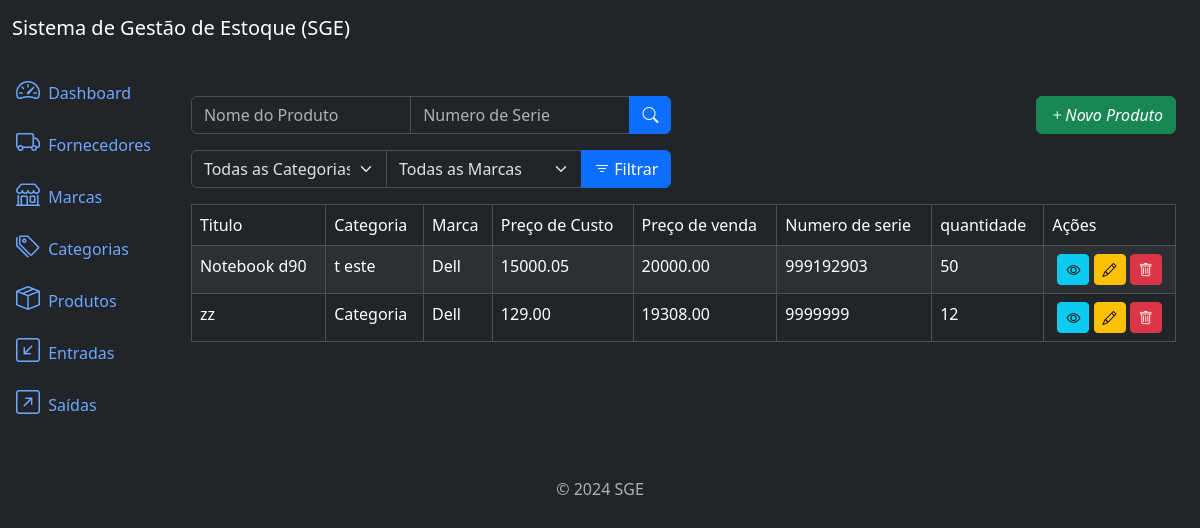
The app's page /product/list/, older data.
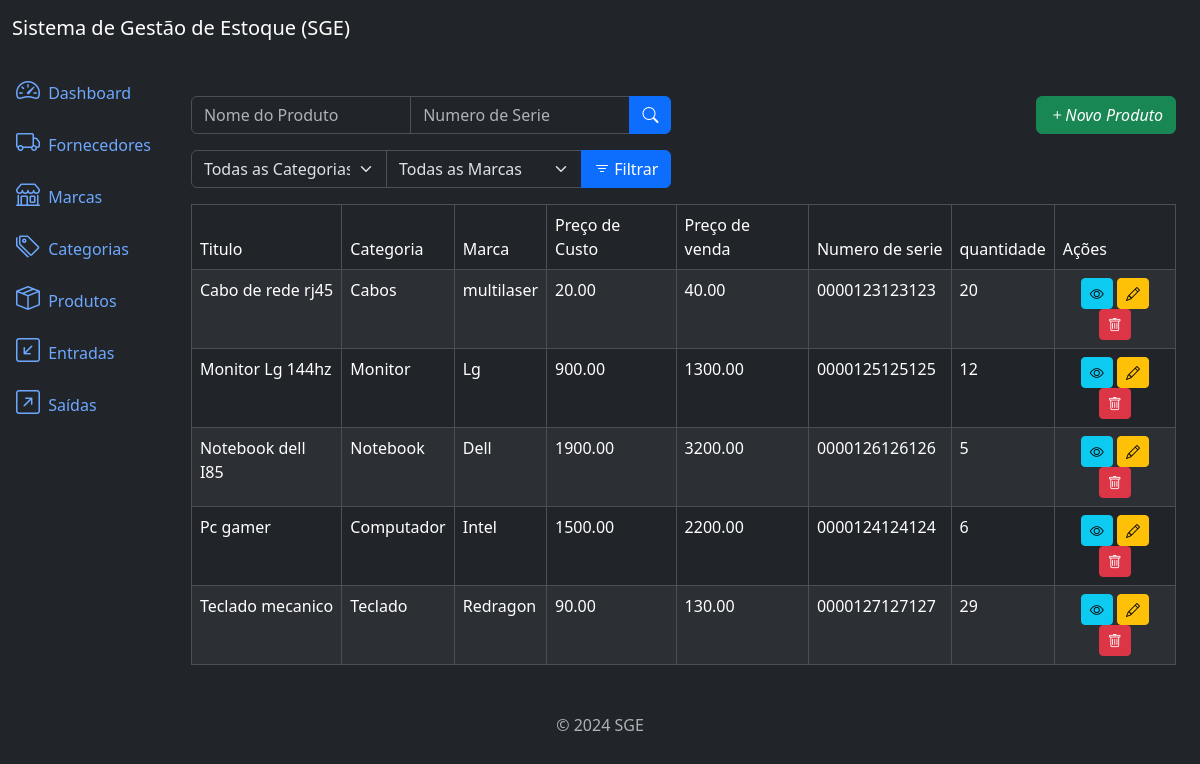
The same page, newer data.
### products/models.py (models this page shows, shortened)
class Product(models.Model):
    title = models.CharField(max_length=500)
    category = models.ForeignKey(
        Category, on_delete=models.PROTECT, related_name='products'
    )
    brand = models.ForeignKey(
        Brand, on_delete=models.PROTECT, related_name='brand'
    )
    description = models.TextField(null=True, blank=True)
    serie_number = models.CharField(max_length=200, null=True, blank=True)
    cost_price = models.DecimalField(max_digits=20, decimal_places=2)
    selling_price = models.DecimalField(max_digits=20, decimal_places=2)
    quantity = models.IntegerField(default=0)
    created_at = models.DateTimeField(auto_now_add=True)
    updated_at = models.DateTimeField(auto_now=True)
    class Meta:
        ordering = ['title']

### categories/models.py (models this page shows)
class Category(models.Model):
    name = models.CharField(max_length=500)
    description = models.TextField(null=True, blank=True)
    created_at = models.DateTimeField(auto_now_add=True)
    updated_at = models.DateTimeField(auto_now=True)
    class Meta:
        ordering = ['name']
    def __str__(self) -> str:
        return self.name

### brands/models.py (models this page shows)
class Brand(models.Model):
    name = models.CharField(max_length=500)
    description = models.TextField(null=True, blank=True)
    created_at = models.DateTimeField(auto_now_add=True)
    updated_at = models.DateTimeField(auto_now=True)
    class Meta:
        ordering = ['name']
    def __str__(self) -> str:
        return self.name

### products/views.py (the view)
class ProductLIstView(ListView):
    model = Product
    template_name = 'product_list.html'
    context_object_name = 'products'
    def get_queryset(self):
        title = self.request.GET.get('title')
        serie_number = self.request.GET.get('serie_number')
        brand = self.request.GET.get('brand')
        category = self.request.GET.get('category')
        queryset = super().get_queryset()
        if title:
            queryset = queryset.filter(title__icontains=title)
        if serie_number:
            queryset = queryset.filter(
                serie_number__icontains=serie_number
            )
        if brand:
            queryset = queryset.filter(brand_id=brand)
        if category:
            queryset = queryset.filter(category_id=category)
        return queryset
    def get_context_data(self, **kwargs):
        context = super().get_context_data(**kwargs)
        context["categories"] = Category.objects.all()
        context["brands"] = Brand.objects.all()
        return context

### products/templates/product_list.html (shortened to what this page needs)
{% extends "base.html" %}
{% block content %}
    <div class="row mb-3">
        <div class="col-md-8 col-lg-6">
            <form action="" methd="get">
                <div class="input-group">
                    <input type="text" aria-label="Product" class="form-control" name="title" placeholder="Nome do Produto" value={{request.GET.title}}>
                    <input type="text" aria-label="Serial Number" class="form-control" name="serie_number" placeholder="Numero de Serie" value={{request.GET.serie_number}}>
                    <button type="submit" class="btn btn-primary">
                        <i class="bi bi-search"></i>
                    </button>
                  </div>
            </form>
        </div>
        <div class="col-md-4 col-lg-6">
            <a href="{% url "product_create" %}" class="btn btn-success float-end">
                <i class="bi bi-plus">Novo Produto</i>
            </a>
        </div>
    </div>
    <div class="row mb-3">
        <div class="col-md-6">
            <form action="" method="get">
                <div class="input-group">
                    <select name="category" id="" class="form-select">
                        <option value="" {% if not request.GET.category %} selected {% endif %}>Todas as Categorias</option>
                    </select>
                    <select name="brand" id="" class="form-select">
                        <option value="" {% if not request.GET.brand %} selected {% endif %}>Todas as Marcas</option>
                    </select>
                    <button type="submit" class="btn btn-primary">
                        <i class="bi bi-filter"></i> Filtrar
                    </button>
                </div>
            </form>
        </div>
    </div>
    <div class="table-responsive">
        <table class="table table-striped table-bordered">
            <thead class="thead-dark">
                <tr>
                    <td>Titulo</td>
                    <td>Categoria</td>
                    <td>Marca</td>
                    <td>Preço de Custo</td>
                    <td>Preço de venda</td>
                    <td>Numero de serie</td>
                    <td>quantidade</td>
                    <td>Ações</td>
                </tr>
            </thead>
            <tbody>
                {% for product in products %}
                        <td>{{product.title}}</td>
                        <td>{{product.category}}</td>
                        <td>{{product.brand}}</td>
                        <td>{{product.cost_price}}</td>
                        <td>{{product.selling_price}}</td>
                        <td>{{product.serie_number}}</td>
                        <td>{{product.quantity}}</td>
                        <td class="text-center">
                            <a href="{% url "product_detail" product.pk%}" class="btn btn-info btn-sm">
                                <i class="bi bi-eye"></i>
                            </a>
                            <a href="{% url "product_update" product.pk%}" class="btn btn-warning btn-sm">
                                <i class="bi bi-pencil"></i>
                            </a>
                            <a href="{% url "product_delete" product.pk%}" class="btn btn-danger btn-sm">
                                <i class="bi bi-trash"></i>
                            </a>
                        </td>
                {% endfor %}
            </tbody>
        </table>
    </div>
{% endblock content %}

Row changes from the older to the newer data that the page shows:
removed Product: title "Notebook d90", category "t este", brand "Dell", cost_price "15000.05", selling_price "20000.00", serie_number "999192903", quantity "50"
removed Product: title "zz", category "Categoria", brand "Dell", cost_price "129.00", selling_price "19308.00", serie_number "9999999", quantity "12"
added Product: title "Cabo de rede rj45", category "Cabos", brand "multilaser", cost_price "20.00", selling_price "40.00", serie_number "0000123123123", quantity "20"
added Product: title "Monitor Lg 144hz", category "Monitor", brand "Lg", cost_price "900.00", selling_price "1300.00", serie_number "0000125125125", quantity "12"
added Product: title "Notebook dell I85", category "Notebook", brand "Dell", cost_price "1900.00", selling_price "3200.00", serie_number "0000126126126", quantity "5"
added Product: title "Pc gamer", category "Computador", brand "Intel", cost_price "1500.00", selling_price "2200.00", serie_number "0000124124124", quantity "6"
added Product: title "Teclado mecanico", category "Teclado", brand "Redragon", cost_price "90.00", selling_price "130.00", serie_number "0000127127127", quantity "29"
